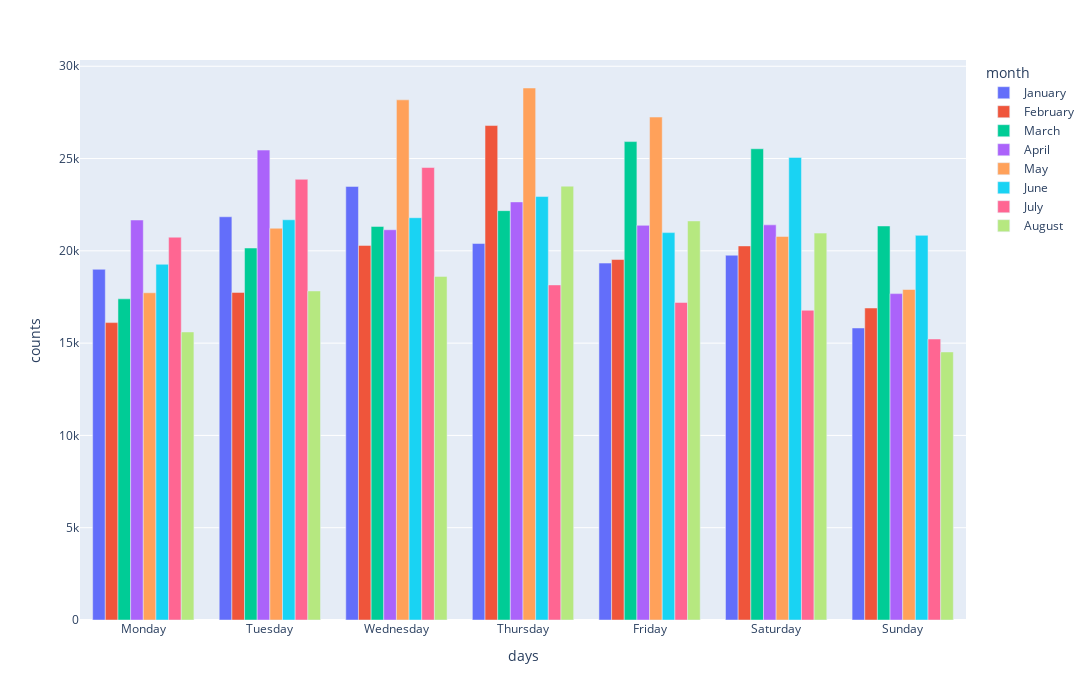

Notebook source saved alongside this figure:
### Code cell
px.bar(data_frame = visual1 , x = 'days',y='counts', color = 'month',category_orders = {'month':order_months,'days':order_days},barmode='group',width = 1100 ,height = 700)

### Figure 1 — Plotly figure (JSON) as saved in the notebook; plotly's stock layout.template omitted (floating-point values rounded to 4 significant figures)
{"data": [{"alignmentgroup": "True", "hovertemplate": "month=January<br>days=%{x}<br>counts=%{y}<extra></extra>", "legendgroup": "January", "marker": {"color": "#636efa", "pattern": {"shape": ""}}, "name": "January", "offsetgroup": "January", "orientation": "v", "showlegend": true, "textposition": "auto", "type": "bar", "x": ["Monday", "Tuesday", "Wednesday", "Thursday", "Friday", "Saturday", "Sunday"], "xaxis": "x", "y": [19000, 21845, 23490, 20396, 19336, 19762, 15820], "yaxis": "y"}, {"alignmentgroup": "True", "hovertemplate": "month=February<br>days=%{x}<br>counts=%{y}<extra></extra>", "legendgroup": "February", "marker": {"color": "#EF553B", "pattern": {"shape": ""}}, "name": "February", "offsetgroup": "February", "orientation": "v", "showlegend": true, "textposition": "auto", "type": "bar", "x": ["Monday", "Tuesday", "Wednesday", "Thursday", "Friday", "Saturday", "Sunday"], "xaxis": "x", "y": [16112, 17748, 20293, 26788, 19529, 20267, 16903], "yaxis": "y"}, {"alignmentgroup": "True", "hovertemplate": "month=March<br>days=%{x}<br>counts=%{y}<extra></extra>", "legendgroup": "March", "marker": {"color": "#00cc96", "pattern": {"shape": ""}}, "name": "March", "offsetgroup": "March", "orientation": "v", "showlegend": true, "textposition": "auto", "type": "bar", "x": ["Monday", "Tuesday", "Wednesday", "Thursday", "Friday", "Saturday", "Sunday"], "xaxis": "x", "y": [17400, 20154, 21323, 22177, 25919, 25530, 21347], "yaxis": "y"}, {"alignmentgroup": "True", "hovertemplate": "month=April<br>days=%{x}<br>counts=%{y}<extra></extra>", "legendgroup": "April", "marker": {"color": "#ab63fa", "pattern": {"shape": ""}}, "name": "April", "offsetgroup": "April", "orientation": "v", "showlegend": true, "textposition": "auto", "type": "bar", "x": ["Monday", "Tuesday", "Wednesday", "Thursday", "Friday", "Saturday", "Sunday"], "xaxis": "x", "y": [21670, 25458, 21143, 22651, 21381, 21408, 17682], "yaxis": "y"}, {"alignmentgroup": "True", "hovertemplate": "month=May<br>days=%{x}<br>counts=%{y}<extra></extra>", "legendgroup": "May", "marker": {"color": "#FFA15A", "pattern": {"shape": ""}}, "name": "May", "offsetgroup": "May", "orientation": "v", "showlegend": true, "textposition": "auto", "type": "bar", "x": ["Monday", "Tuesday", "Wednesday", "Thursday", "Friday", "Saturday", "Sunday"], "xaxis": "x", "y": [17728, 21224, 28180, 28822, 27248, 20779, 17905], "yaxis": "y"}, {"alignmentgroup": "True", "hovertemplate": "month=June<br>days=%{x}<br>counts=%{y}<extra></extra>", "legendgroup": "June", "marker": {"color": "#19d3f3", "pattern": {"shape": ""}}, "name": "June", "offsetgroup": "June", "orientation": "v", "showlegend": true, "textposition": "auto", "type": "bar", "x": ["Monday", "Tuesday", "Wednesday", "Thursday", "Friday", "Saturday", "Sunday"], "xaxis": "x", "y": [19271, 21682, 21794, 22941, 20987, 25061, 20838], "yaxis": "y"}, {"alignmentgroup": "True", "hovertemplate": "month=July<br>days=%{x}<br>counts=%{y}<extra></extra>", "legendgroup": "July", "marker": {"color": "#FF6692", "pattern": {"shape": ""}}, "name": "July", "offsetgroup": "July", "orientation": "v", "showlegend": true, "textposition": "auto", "type": "bar", "x": ["Monday", "Tuesday", "Wednesday", "Thursday", "Friday", "Saturday", "Sunday"], "xaxis": "x", "y": [20739, 23876, 24514, 18153, 17203, 16779, 15223], "yaxis": "y"}, {"alignmentgroup": "True", "hovertemplate": "month=August<br>days=%{x}<br>counts=%{y}<extra></extra>", "legendgroup": "August", "marker": {"color": "#B6E880", "pattern": {"shape": ""}}, "name": "August", "offsetgroup": "August", "orientation": "v", "showlegend": true, "textposition": "auto", "type": "bar", "x": ["Monday", "Tuesday", "Wednesday", "Thursday", "Friday", "Saturday", "Sunday"], "xaxis": "x", "y": [15605, 17825, 18614, 23504, 21620, 20960, 14522], "yaxis": "y"}], "layout": {"barmode": "group", "height": 700, "legend": {"title": {"text": "month"}, "tracegroupgap": 0}, "margin": {"t": 60}, "width": 1100, "xaxis": {"anchor": "y", "autorange": true, "categoryarray": ["Monday", "Tuesday", "Wednesday", "Thursday", "Friday", "Saturday", "Sunday"], "categoryorder": "array", "domain": [0, 1], "range": [-0.5, 6.5], "title": {"text": "days"}, "type": "category"}, "yaxis": {"anchor": "x", "autorange": true, "domain": [0, 1], "range": [0, 30340.0], "title": {"text": "counts"}, "type": "linear"}}}
